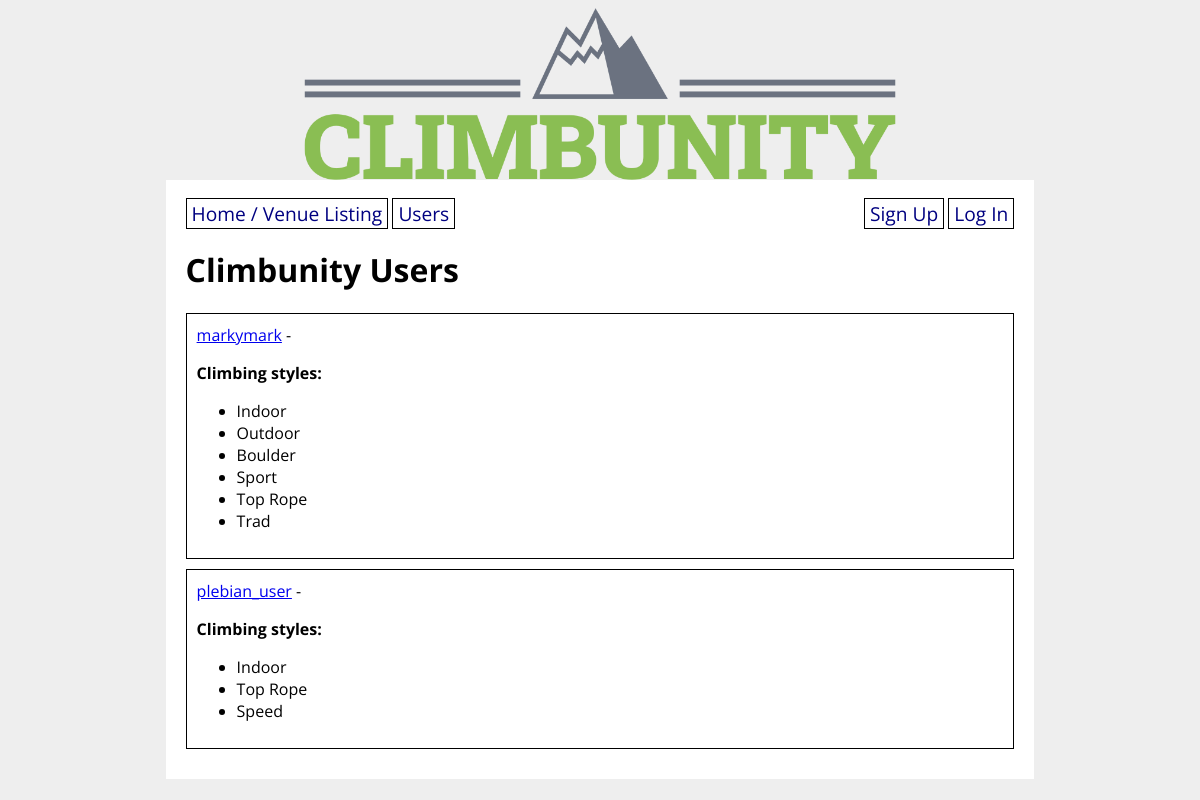
Screenshot of /users with the database file from the repository.
### climbunity_app/models.py (models this page shows, shortened)
class User(UserMixin, db.Model):
    id = db.Column(db.Integer, primary_key=True)
    username = db.Column(db.String(80), nullable=False, unique=True)
    password = db.Column(db.String(200), nullable=False)
    email = db.Column(db.String(200), nullable=False)
    first_name = db.Column(db.String(50), nullable=False)
    last_name = db.Column(db.String(50), nullable=False)
    address = db.Column(db.String(200), nullable=False)
    has_gear = db.Column(db.Boolean, nullable=False)
    is_admin = db.Column(db.Boolean)
    user_projects = db.relationship('Route',
        secondary='user_project_lists', back_populates='projecting_users'
    ) # User <- N -- N -> Route
    user_appointments = db.relationship('Appointment',
        secondary='appointment_guests', back_populates='appointment_attendants'
    ) # User <- N -- N -> Appointment
    user_does_styles = db.relationship('Style',
        secondary='user_style_lists', back_populates='climber_styles'
    ) # User <- N -- N -> Style

class Style(db.Model):
    id = db.Column(db.Integer, primary_key=True)
    style = db.Column(db.String(8))
    climber_styles = db.relationship('User',
        secondary='user_style_lists', back_populates='user_does_styles'
    ) # User <- N -- N -> Style
    route_styles = db.relationship('Route',
        secondary='route_style_lists', back_populates='possible_route_styles'
    ) # Route <- N -- N -> Style
    def __str__(self):
        return f'{self.style}'

### climbunity_app/main/routes.py (the view)
@main.route('/users', methods=['GET', 'POST'])
def all_users():
    users = User.query.all()
    return render_template('all_users.html', users=users)

### climbunity_app/templates/all_users.html
{% extends 'base.html' %}
{% block content %}
<h1>Climbunity Users</h1>
{% for user in users %}
<div class="user">
    <a href="/profile/{{ user.id }}">{{ user.username }}</a> -
    {% if user.user_does_styles %}
    <p><strong>Climbing styles:</strong></p>
        <ul>
        {% for style in user.user_does_styles %}
            <li>{{ style }}</li>
        {% endfor %}
        </ul>
    {% endif %}
</div>
{% endfor %}
{% endblock %}

### climbunity_app/static/style.css (style rules this page uses)
body { display: flex; flex-direction: column; align-items: center; background-color: #eee; font-family: 'Open Sans', sans-serif; }
.user { border: 1px solid black; padding: 10px; margin-bottom: 10px; }

### rows the page displays
User: username "markymark"
Style: style "Indoor"
Style: style "Outdoor"
Style: style "Boulder"
Style: style "Sport"
Style: style "Top Rope"
Style: style "Trad"
User: username "plebian_user"
Style: style "Speed"
